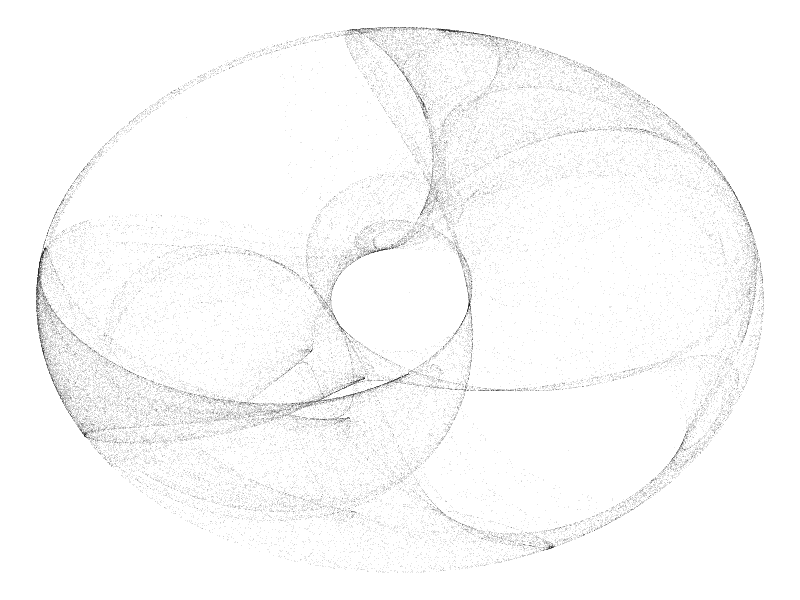

The R source for this figure: (Note: this script raises an error after producing the figure.)
# load libraries---------------
library(ggplot2)
library(here)


# function without randomness-------------
twirly_whirly <- function(n, x_1, y_1, a, b) {

# create empty vectors
x <- vector(mode = "double", length = n)
y <- vector(mode = "double", length = n)

# starting values
x[1] <- x_1
y[1] <- y_1

# populate vectors
for (i in 2:n) {
  
  x[i] <- a*cos(x[i-1]) + b*sin(y[i-1])
  y[i] <- a*sin(x[i-1]) - b*cos(y[i-1])
  
}

# create data frame
data.frame(x = x, y = y)

}

# create a few twirly whirlies
df1 <- twirly_whirly(n = 100000, x_1 = 0.1, y_1 = 0.1, a = 1.5, b = 2.2)
df2 <- twirly_whirly(n = 100000, x_1 = 0.1, y_1 = 0.1, a = 2, b = 0.5)
df3 <- twirly_whirly(n = 100000, x_1 = 0.1, y_1 = 0.1, a = 0.7, b = 5)
df4 <- twirly_whirly(n = 100000, x_1 = 0.1, y_1 = 0.1, a = 1.2, b = -1.2)

# plot
ggplot(df1) + 
  geom_point(aes(x, y), 
             shape = 16, alpha = 0.1, size = 0.05) + 
  theme_void() + 
  ggsave(here("plots", "tw_1.png"), height = 3, width = 3, units = "in")

ggplot(df2) + 
  geom_point(aes(x, y), 
             shape = 16, alpha = 0.05, size = 0.05) + 
  theme_void() +
  ggsave(here("plots", "tw_2.png"), height = 3, width = 3, units = "in")

ggplot(df3) + 
  geom_point(aes(x, y), 
             shape = 16, alpha = 0.1, size = 0.05) + 
  theme_void() +
  ggsave(here("plots", "tw_3.png"), height = 3, width = 3, units = "in")

ggplot(df4) + 
  geom_point(aes(x, y), 
             shape = 16, alpha = 0.05, size = 0.05) + 
  theme_void() +
  ggsave(here("plots", "tw_4.png"), height = 3, width = 3, units = "in")


# function with randomness-------------
twirly_whirly_runif <- function(n, x_1, y_1, a, b) {
  
  # create empty vectors
  x <- vector(mode = "double", length = n)
  y <- vector(mode = "double", length = n)
  
  # starting values
  x[1] <- x_1
  y[1] <- y_1
  
  # populate vectors
  for (i in 2:n) {
    
    set.seed(25)
    x[i] <- a*cos(x[i-1]) + b*sin(y[i-1])*runif(1)
    y[i] <- a*sin(x[i-1]) - b*cos(y[i-1])*runif(1) 
    
  }
  
  # create data frame
  data.frame(x = x, y = y)
  
}

# create and plot twirly whirlies with random element
df_runif <- twirly_whirly_runif(n = 100000, x_1 = 0.1, y_1 = 0.1, a = 1.6, b = pi)

ggplot(df_runif) + 
  geom_point(aes(x, y), 
             shape = 16, alpha = 0.2, size = 0.05) + 
  theme_void() +
  ggsave(here("plots", "tw_runif.png"), height = 3, width = 3, units = "in")
